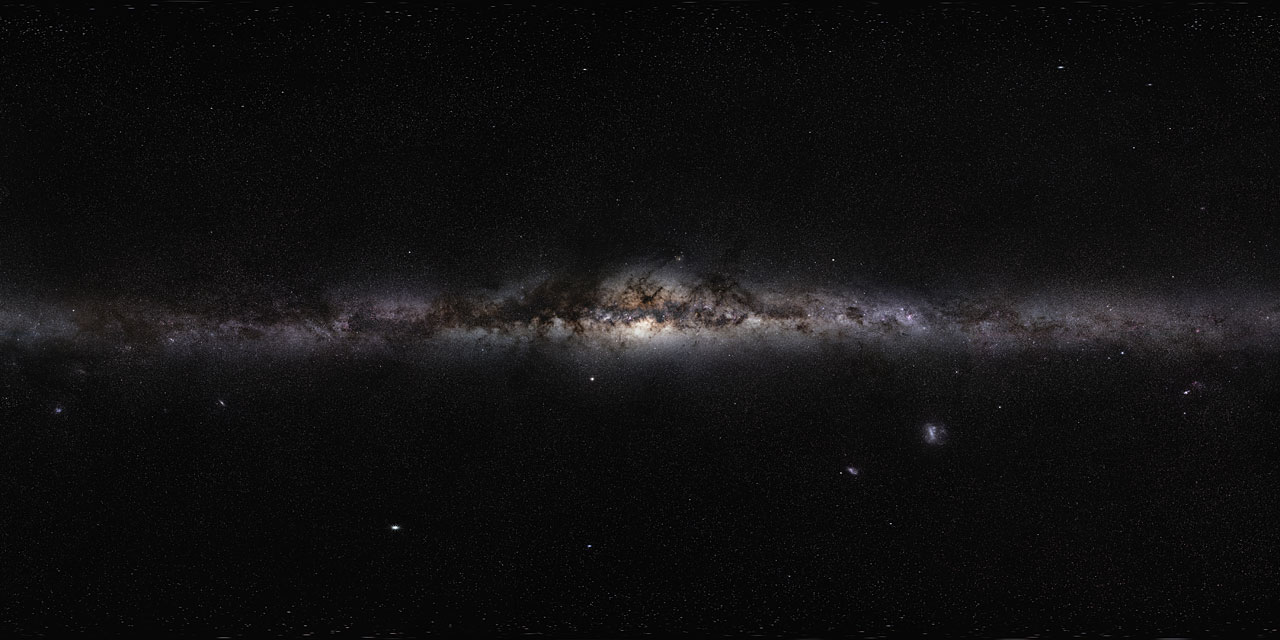
#> input picture apps/mobile/assets/milkyway-galactic.png, 1280 x 640 px, found by its file name
$ python galactic-to-equatorial.py
#> lines starting #> are read from the running program, lines starting #| are printed output that depends on the picture
#!/usr/bin/env python3
"""
Convert a Milky Way panorama from galactic coordinates to equatorial coordinates.

Input: equirectangular image in galactic frame (MW band horizontal at center)
Output: equirectangular image in equatorial frame (MW band diagonal ~63° tilt)

Uses the standard IAU galactic-to-equatorial rotation matrix.
"""

import numpy as np
from PIL import Image
import os

INPUT = '/Volumes/BetterSpace/SkyGuild/The-Sky-Circle/SkyWatch/apps/mobile/assets/milkyway-galactic.png'
OUTPUT = '/Volumes/BetterSpace/SkyGuild/The-Sky-Circle/SkyWatch/apps/mobile/assets/milkyway.png'

# Output size (match input aspect 2:1)
OUT_W = 2048
OUT_H = 1024

# [10 lines of commented-out code are left out]
GAL_TO_EQ = np.array([
    [-0.0549,  0.4941, -0.8677],
    [-0.8734, -0.4448, -0.1981],
    [-0.4839,  0.7470,  0.4560],
])

# Inverse (equatorial to galactic) = transpose since it's orthogonal
EQ_TO_GAL = GAL_TO_EQ.T


def main():
    img = Image.open(INPUT).convert('RGB')
#> img is the input picture: PIL image 1280x640 RGB; mean R, G, B 17.3, 16.7, 17.2
    src = np.array(img).astype(np.float32)
    in_h, in_w = src.shape[:2]
#> in_h = 640; in_w = 1280
    print(f"  Input: {in_w}x{in_h}")
#|   Input: 1280x640

    out = np.zeros((OUT_H, OUT_W, 3), dtype=np.uint8)

    print(f"  Converting galactic → equatorial ({OUT_W}x{OUT_H})...")

    # For each output pixel (equatorial frame), find the corresponding
    # galactic coordinates and sample the input image.
    for py in range(OUT_H):
        # Equatorial: Dec from +90° (top) to -90° (bottom)
        dec = (0.5 - (py + 0.5) / OUT_H) * np.pi  # [+pi/2, -pi/2]
        cos_dec = np.cos(dec)
        sin_dec = np.sin(dec)

        for px in range(OUT_W):
            # Equatorial: RA from 0° (left) to 360° (right)
            ra = (px + 0.5) / OUT_W * 2 * np.pi  # [0, 2*pi]

            # Unit vector in equatorial frame
            eq_vec = np.array([
                cos_dec * np.cos(ra),
                cos_dec * np.sin(ra),
                sin_dec,
            ])

            # Rotate to galactic frame
            gal_vec = EQ_TO_GAL @ eq_vec

            # Extract galactic (l, b) from the galactic unit vector
            gal_b = np.arcsin(np.clip(gal_vec[2], -1, 1))  # [-pi/2, pi/2]
            gal_l = np.arctan2(gal_vec[1], gal_vec[0])      # [-pi, pi]

            # [9 lines of commented-out code are left out]
            u = 0.5 - gal_l / (2 * np.pi)
            # b: top = +90° (b=pi/2), bottom = -90° (b=-pi/2)
            v = 0.5 - gal_b / np.pi

            # Wrap u to [0, 1)
            u = u % 1.0
            v = np.clip(v, 0, 0.9999)

            # Bilinear sample from input
            sx = u * (in_w - 1)
            sy = v * (in_h - 1)
            x0 = int(sx)
            y0 = int(sy)
            x1 = min(x0 + 1, in_w - 1)
            y1 = min(y0 + 1, in_h - 1)
            xf = sx - x0
            yf = sy - y0

            c = (src[y0, x0] * (1-xf)*(1-yf) + src[y0, x1] * xf*(1-yf) +
                 src[y1, x0] * (1-xf)*yf + src[y1, x1] * xf*yf)
            out[py, px] = np.clip(c, 0, 255).astype(np.uint8)
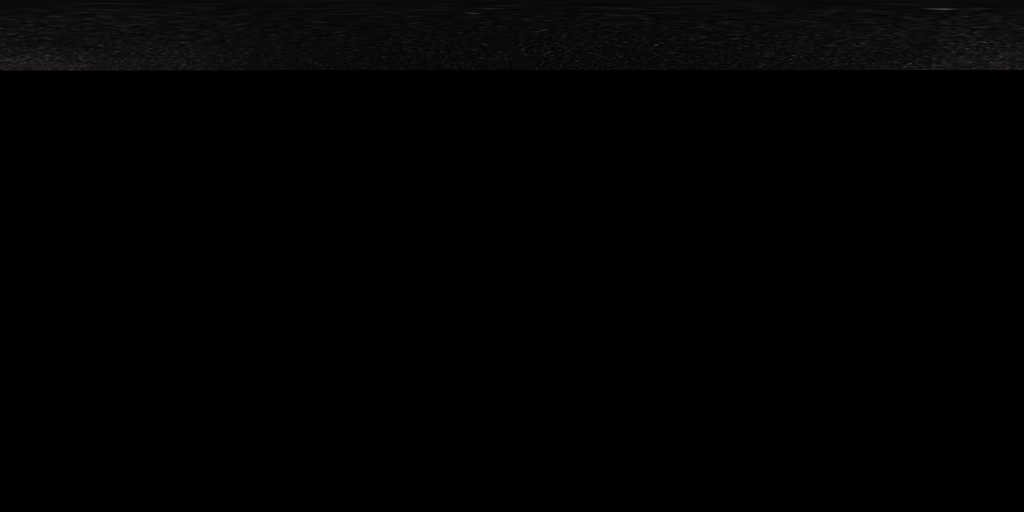
#> out: shape (1024, 2048, 3) (shown at 1/2 size); mean R, G, B 1.8, 1.8, 1.8

    # Save as RGBA for expo compatibility
    img_out = Image.fromarray(out).convert('RGBA')
    img_out.save(OUTPUT, optimize=True)
    fsize = os.path.getsize(OUTPUT) // 1024
    print(f"  Saved: {OUTPUT} ({fsize} KB)")


if __name__ == '__main__':
    print("Converting Milky Way from galactic to equatorial frame...")
#> (the run stopped early here; a loop or call above may not have finished)
